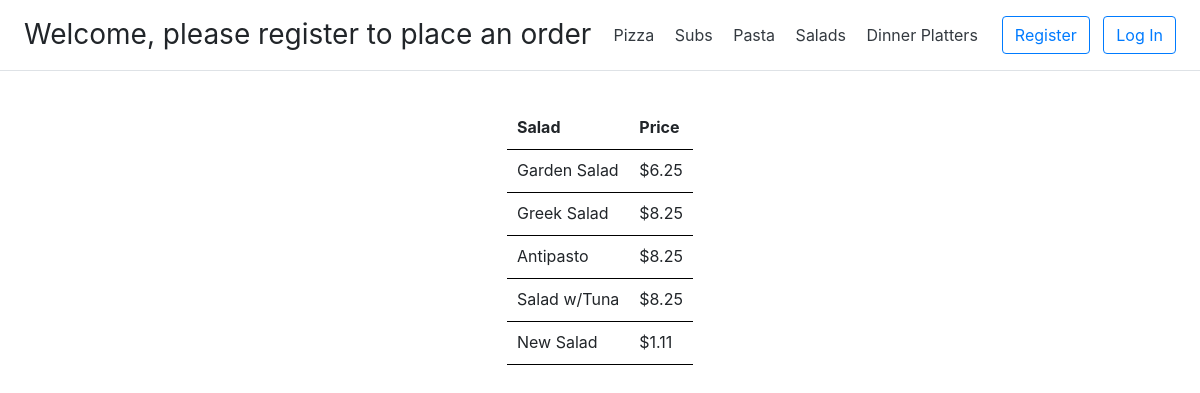
The page /menu/salad on the database as committed earlier.
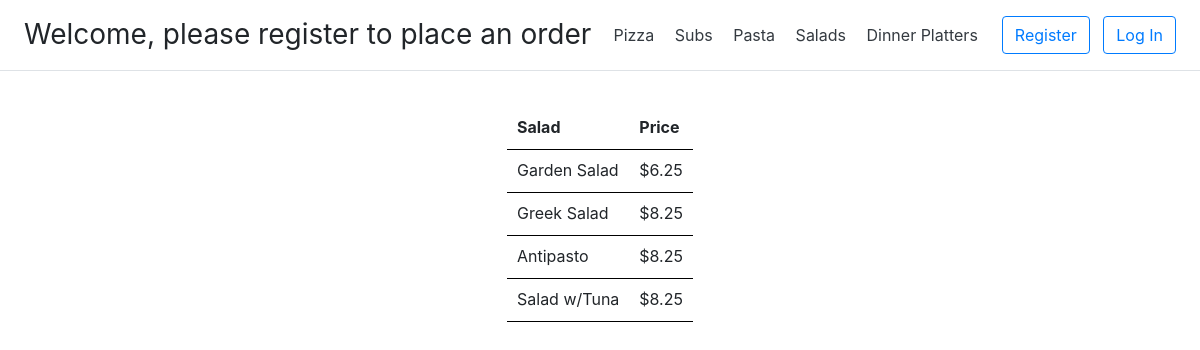
The same page on the database as committed later.
### orders/models.py (models this page shows, shortened)
class SaladPrice(models.Model):
    classification = models.CharField(max_length=30)
    price = models.DecimalField(max_digits=6, decimal_places=2)
    class Meta:
        verbose_name_plural = "Salad Price"

### orders/views.py (the view)
# urls.py: path("menu/salad", views.salad, name="salad"),
def salad(request):
    sub_menu = SaladPrice.objects.all()
    context = {"sub_menu": sub_menu}
    route = "orders/salads.html"
    return auth_view(route, context, request)

### orders/views.py (called while the page is built)
def auth_view(route, context, request):
    if request.user.is_authenticated:
        context['user'] = request.user
        base_template = "orders/layoutAuth.html"
        context["base_template"] = base_template
        user_profile = UserProfile.objects.get(customer=request.user)
        return render(request, route, context)
    base_template = "orders/layout.html"
    context['userT'] = "please register to place an order"
    context["base_template"] = base_template
    return render(request, route, context)

### orders/templates/orders/salads.html (shortened to what this page needs)
{% extends base_template %}
{% load static %}
{% block extra %}
<link rel="stylesheet" href="{% static 'orders/main.css' %}"/>
{% endblock %}
{% block body %}
<div class="container">
    <div class="row">
        <div class="col" align="center">
            <table>
                {% if user.is_authenticated %}
                <thead>
                <tr>
                    <th scope="col" id="orderType">Salad</th>
                    <th scope="col">Price</th>
                    <th scope="col">Add to Cart</th>
                </tr>
                </thead>
                <tbody>
                {% for menu in sub_menu %}
                <tr>
                    <td>{{menu.classification}}</td>
                    <td> ${{menu.price}}</td>
                    <td align="center">
                        <button type="button" class="btn btn-outline-dark" data-id="{{menu.id}}">+</button>
                    </td>
                </tr>
                {% endfor %}
                </tbody>
                {% else %}
                <thead>
                <tr>
                    <th scope="col" id="orderType">Salad</th>
                    <th scope="col">Price</th>
                </tr>
                </thead>
                <tbody>
                {% for menu in sub_menu %}
                <tr>
                    <td>{{menu.classification}}</td>
                    <td> ${{menu.price}}</td>
                </tr>
                {% endfor %}
                </tbody>
                {% endif %}
            </table>
        </div>
    </div>
</div>
{% endblock %}

Rows that differ between the two databases and show on the page:
removed SaladPrice: classification "New Salad", price "1.11"
